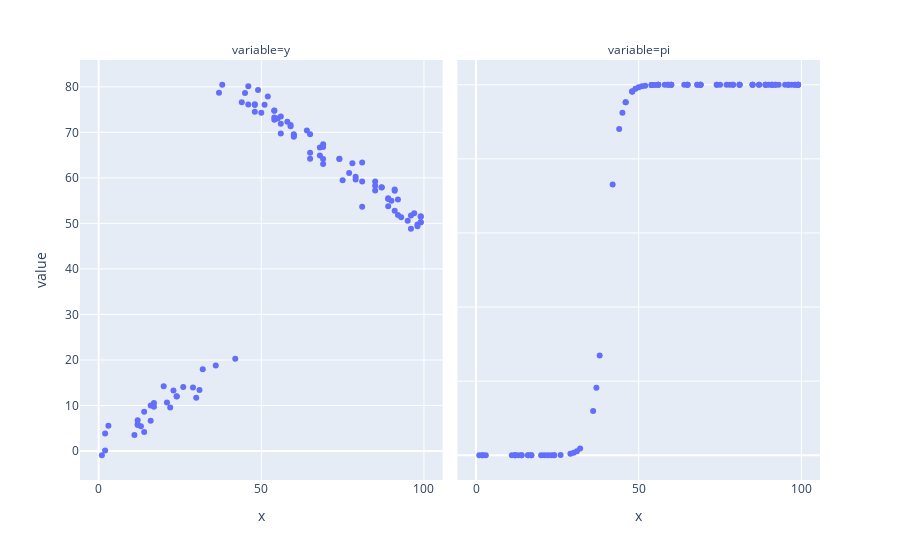

The notebook cell this image was saved under:
### Code cell
df = pd.DataFrame({
    'x': x,
    'y': y,
    'pi': pi
})
df1 = df.melt(id_vars="x", value_vars=["y", "pi"])
fig = px.scatter(df1, x = "x", y = "value", facet_col="variable")
fig.layout.yaxis2.update(matches=None)
fig.show()

### Figure 1 — Plotly figure (JSON) as saved in the notebook; plotly's stock layout.template omitted (floating-point values rounded to 4 significant figures)
{"data": [{"hovertemplate": "variable=y<br>x=%{x}<br>value=%{y}<extra></extra>", "legendgroup": "", "marker": {"color": "#636efa", "symbol": "circle"}, "mode": "markers", "name": "", "orientation": "v", "showlegend": false, "type": "scatter", "x": [79, 2, 13, 36, 81, 54, 56, 42, 65, 46, 85, 54, 54, 48, 60, 65, 59, 2, 29, 45, 87, 98, 11, 92, 69, 68, 37, 79, 91, 91, 60, 56, 68, 52, 16, 89, 87, 59, 48, 99, 96, 26, 12, 78, 95, 77, 99, 58, 99, 24, 69, 55, 51, 69, 48, 64, 65, 85, 31, 90, 49, 74, 98, 3, 17, 81, 50, 99, 12, 56, 46, 21, 85, 93, 60, 81, 54, 89, 75, 44, 69, 16, 32, 91, 20, 23, 24, 30, 22, 89, 92, 12, 74, 14, 38, 1, 17, 14, 97, 96], "xaxis": "x", "y": [60.22, 3.829, 5.447, 18.8, 59.18, 74.81, 73.47, 20.25, 65.54, 76.09, 57.24, 73.27, 74.72, 76.19, 69.23, 64.21, 71.33, 0.1375, 13.95, 78.66, 57.87, 49.38, 3.546, 51.83, 63.07, 64.89, 78.72, 59.62, 57.19, 57.46, 69.57, 69.76, 66.66, 77.88, 10.01, 53.77, 57.91, 71.62, 75.98, 50.22, 48.85, 14.09, 5.688, 63.21, 50.58, 61.08, 51.46, 72.34, 50.26, 12.06, 66.76, 73.07, 76.05, 64.16, 74.55, 70.39, 69.56, 59.19, 13.4, 54.97, 79.29, 64.21, 49.76, 5.565, 10.57, 63.36, 74.29, 51.57, 5.877, 71.88, 80.14, 10.66, 58.29, 51.33, 69.04, 53.63, 72.78, 55.53, 59.5, 76.6, 67.4, 6.632, 17.96, 52.77, 14.23, 13.3, 11.99, 11.71, 9.535, 55.36, 55.23, 6.759, 64.16, 4.174, 80.45, -0.9294, 9.724, 8.612, 52.2, 51.75], "yaxis": "y"}, {"hovertemplate": "variable=pi<br>x=%{x}<br>value=%{y}<extra></extra>", "legendgroup": "", "marker": {"color": "#636efa", "symbol": "circle"}, "mode": "markers", "name": "", "orientation": "v", "showlegend": false, "type": "scatter", "x": [79, 2, 13, 36, 81, 54, 56, 42, 65, 46, 85, 54, 54, 48, 60, 65, 59, 2, 29, 45, 87, 98, 11, 92, 69, 68, 37, 79, 91, 91, 60, 56, 68, 52, 16, 89, 87, 59, 48, 99, 96, 26, 12, 78, 95, 77, 99, 58, 99, 24, 69, 55, 51, 69, 48, 64, 65, 85, 31, 90, 49, 74, 98, 3, 17, 81, 50, 99, 12, 56, 46, 21, 85, 93, 60, 81, 54, 89, 75, 44, 69, 16, 32, 91, 20, 23, 24, 30, 22, 89, 92, 12, 74, 14, 38, 1, 17, 14, 97, 96], "xaxis": "x2", "y": [1.0, 5.603e-09, 1.371e-06, 0.1192, 1.0, 0.9991, 0.9997, 0.7311, 1.0, 0.9526, 1.0, 0.9991, 0.9991, 0.982, 1.0, 1.0, 0.9999, 5.603e-09, 0.00407, 0.9241, 1.0, 1.0, 5.043e-07, 1.0, 1.0, 1.0, 0.1824, 1.0, 1.0, 1.0, 1.0, 0.9997, 1.0, 0.9975, 6.144e-06, 1.0, 1.0, 0.9999, 0.982, 1.0, 1.0, 0.0009111, 8.315e-07, 1.0, 1.0, 1.0, 1.0, 0.9999, 1.0, 0.0003354, 1.0, 0.9994, 0.9959, 1.0, 0.982, 1.0, 1.0, 1.0, 0.01099, 1.0, 0.989, 1.0, 1.0, 9.237e-09, 1.013e-05, 1.0, 0.9933, 1.0, 8.315e-07, 0.9997, 0.9526, 7.485e-05, 1.0, 1.0, 1.0, 1.0, 0.9991, 1.0, 1.0, 0.8808, 1.0, 6.144e-06, 0.01799, 1.0, 4.54e-05, 0.0002034, 0.0003354, 0.006693, 0.0001234, 1.0, 1.0, 8.315e-07, 1.0, 2.26e-06, 0.2689, 3.398e-09, 1.013e-05, 2.26e-06, 1.0, 1.0], "yaxis": "y2"}], "layout": {"annotations": [{"font": {}, "showarrow": false, "text": "variable=y", "x": 0.245, "xanchor": "center", "xref": "paper", "y": 1, "yanchor": "bottom", "yref": "paper"}, {"font": {}, "showarrow": false, "text": "variable=pi", "x": 0.755, "xanchor": "center", "xref": "paper", "y": 1, "yanchor": "bottom", "yref": "paper"}], "legend": {"tracegroupgap": 0}, "margin": {"t": 60}, "xaxis": {"anchor": "y", "domain": [0, 0.49], "title": {"text": "x"}}, "xaxis2": {"anchor": "y2", "domain": [0.51, 1], "matches": "x", "title": {"text": "x"}}, "yaxis": {"anchor": "x", "domain": [0, 1], "title": {"text": "value"}}, "yaxis2": {"anchor": "x2", "domain": [0, 1], "showticklabels": false}}}
